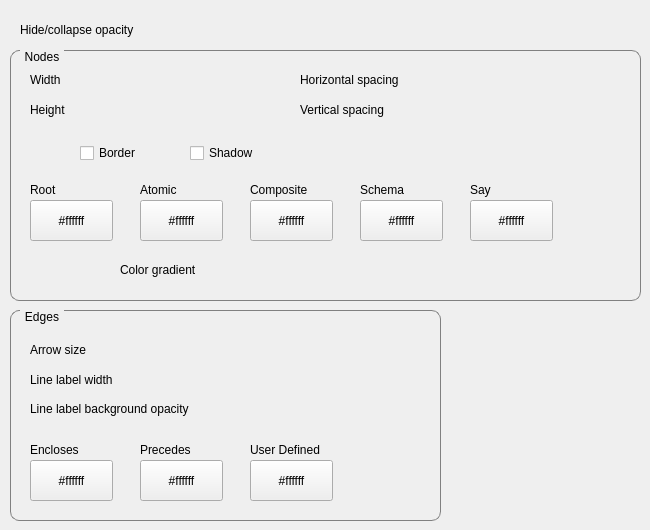
   <widget class="QWidget" name="traces_tab">
    <attribute name="title">
     <string>Traces</string>
    </attribute>
    <widget class="QGroupBox" name="groupBox">
     <property name="geometry">
      <rect>
       <x>10</x>
       <y>50</y>
       <width>631</width>
       <height>251</height>
      </rect>
     </property>
     <property name="layoutDirection">
      <enum>Qt::LeftToRight</enum>
     </property>
     <property name="styleSheet">
      <string notr="true">QGroupBox {
    border: 1px solid gray;
    border-radius: 9px;
    margin-top: 0.5em;
}

QGroupBox::title {
    subcontrol-origin: margin;
    left: 10px;
    padding: 0 3px 0 3px;
}</string>
     </property>
     <property name="title">
      <string>Nodes</string>
     </property>
     <widget class="QLabel" name="label_5">
      <property name="geometry">
       <rect>
        <x>20</x>
        <y>130</y>
        <width>61</width>
        <height>20</height>
       </rect>
      </property>
      <property name="text">
       <string>Root</string>
      </property>
     </widget>
     <widget class="QLabel" name="label_6">
      <property name="geometry">
       <rect>
        <x>130</x>
        <y>130</y>
        <width>63</width>
        <height>20</height>
       </rect>
      </property>
      <property name="text">
       <string>Atomic</string>
      </property>
     </widget>
     <widget class="QLabel" name="label_7">
      <property name="geometry">
       <rect>
        <x>240</x>
        <y>130</y>
        <width>81</width>
        <height>20</height>
       </rect>
      </property>
      <property name="text">
       <string>Composite</string>
      </property>
     </widget>
     <widget class="QLabel" name="label_8">
      <property name="geometry">
       <rect>
        <x>350</x>
        <y>130</y>
        <width>63</width>
        <height>20</height>
       </rect>
      </property>
      <property name="text">
       <string>Schema</string>
      </property>
     </widget>
     <widget class="QLabel" name="label_9">
      <property name="geometry">
       <rect>
        <x>460</x>
        <y>130</y>
        <width>63</width>
        <height>20</height>
       </rect>
      </property>
      <property name="text">
       <string>Say</string>
      </property>
     </widget>
     <widget class="QCheckBox" name="trace_node_use_border_cb">
      <property name="geometry">
       <rect>
        <x>70</x>
        <y>90</y>
        <width>94</width>
        <height>26</height>
       </rect>
      </property>
      <property name="text">
       <string>Border</string>
      </property>
     </widget>
     <widget class="QCheckBox" name="trace_node_use_shadow_cb">
      <property name="geometry">
       <rect>
        <x>180</x>
        <y>90</y>
        <width>94</width>
        <height>26</height>
       </rect>
      </property>
      <property name="text">
       <string>Shadow</string>
      </property>
     </widget>
     <widget class="QPushButton" name="trace_node_root_color_pb">
      <property name="geometry">
       <rect>
        <x>20</x>
        <y>150</y>
        <width>83</width>
        <height>41</height>
       </rect>
      </property>
      <property name="text">
       <string>#ffffff</string>
      </property>
     </widget>
     <widget class="QPushButton" name="trace_node_atomic_color_pb">
      <property name="geometry">
       <rect>
        <x>130</x>
        <y>150</y>
        <width>83</width>
        <height>41</height>
       </rect>
      </property>
      <property name="text">
       <string>#ffffff</string>
      </property>
     </widget>
     <widget class="QPushButton" name="trace_node_composite_color_pb">
      <property name="geometry">
       <rect>
        <x>240</x>
        <y>150</y>
        <width>83</width>
        <height>41</height>
       </rect>
      </property>
      <property name="text">
       <string>#ffffff</string>
      </property>
     </widget>
     <widget class="QPushButton" name="trace_node_schema_color_pb">
      <property name="geometry">
       <rect>
        <x>350</x>
        <y>150</y>
        <width>83</width>
        <height>41</height>
       </rect>
      </property>
      <property name="text">
       <string>#ffffff</string>
      </property>
     </widget>
     <widget class="QPushButton" name="trace_node_say_color_pb">
      <property name="geometry">
       <rect>
        <x>460</x>
        <y>150</y>
        <width>83</width>
        <height>41</height>
       </rect>
      </property>
      <property name="text">
       <string>#ffffff</string>
      </property>
     </widget>
     <widget class="SettingsSliderPercent" name="trace_node_color_gradient_slider" native="true">
      <property name="geometry">
       <rect>
        <x>210</x>
        <y>200</y>
        <width>200</width>
        <height>41</height>
       </rect>
      </property>
     </widget>
     <widget class="QLabel" name="label_14">
      <property name="geometry">
       <rect>
        <x>110</x>
        <y>210</y>
        <width>111</width>
        <height>20</height>
       </rect>
      </property>
      <property name="text">
       <string>Color gradient</string>
      </property>
     </widget>
     <widget class="SettingsSlider" name="trace_node_height_slider" native="true">
      <property name="geometry">
       <rect>
        <x>70</x>
        <y>40</y>
        <width>200</width>
        <height>41</height>
       </rect>
      </property>
     </widget>
     <widget class="SettingsSlider" name="trace_node_width_slider" native="true">
      <property name="geometry">
       <rect>
        <x>70</x>
        <y>10</y>
        <width>200</width>
        <height>41</height>
       </rect>
      </property>
     </widget>
     <widget class="QLabel" name="label_4">
      <property name="geometry">
       <rect>
        <x>20</x>
        <y>50</y>
        <width>51</width>
        <height>20</height>
       </rect>
      </property>
      <property name="text">
       <string>Height</string>
      </property>
     </widget>
     <widget class="QLabel" name="label_3">
      <property name="geometry">
       <rect>
        <x>20</x>
        <y>20</y>
        <width>51</width>
        <height>20</height>
       </rect>
      </property>
      <property name="text">
       <string>Width</string>
      </property>
     </widget>
     <widget class="QLabel" name="label_11">
      <property name="geometry">
       <rect>
        <x>290</x>
        <y>50</y>
        <width>111</width>
        <height>20</height>
       </rect>
      </property>
      <property name="text">
       <string>Vertical spacing</string>
      </property>
     </widget>
     <widget class="QLabel" name="label_12">
      <property name="geometry">
       <rect>
        <x>290</x>
        <y>20</y>
        <width>131</width>
        <height>20</height>
       </rect>
      </property>
      <property name="text">
       <string>Horizontal spacing</string>
      </property>
     </widget>
     <widget class="SettingsSlider" name="trace_node_v_spacing_slider" native="true">
      <property name="geometry">
       <rect>
        <x>420</x>
        <y>40</y>
        <width>200</width>
        <height>41</height>
       </rect>
      </property>
     </widget>
     <widget class="SettingsSlider" name="trace_node_h_spacing_slider" native="true">
      <property name="geometry">
       <rect>
        <x>420</x>
        <y>10</y>
        <width>200</width>
        <height>41</height>
       </rect>
      </property>
     </widget>
    </widget>
    <widget class="QGroupBox" name="groupBox_2">
     <property name="geometry">
      <rect>
       <x>10</x>
       <y>310</y>
       <width>431</width>
       <height>211</height>
      </rect>
     </property>
     <property name="styleSheet">
      <string notr="true">QGroupBox {
    border: 1px solid gray;
    border-radius: 9px;
    margin-top: 0.5em;
}

QGroupBox::title {
    subcontrol-origin: margin;
    left: 10px;
    padding: 0 3px 0 3px;
}</string>
     </property>
     <property name="title">
      <string>Edges</string>
     </property>
     <widget class="QLabel" name="label_23">
      <property name="geometry">
       <rect>
        <x>20</x>
        <y>130</y>
        <width>91</width>
        <height>20</height>
       </rect>
      </property>
      <property name="text">
       <string>Encloses</string>
      </property>
     </widget>
     <widget class="QLabel" name="label_24">
      <property name="geometry">
       <rect>
        <x>130</x>
        <y>130</y>
        <width>91</width>
        <height>20</height>
       </rect>
      </property>
      <property name="text">
       <string>Precedes</string>
      </property>
     </widget>
     <widget class="QLabel" name="label_25">
      <property name="geometry">
       <rect>
        <x>240</x>
        <y>130</y>
        <width>101</width>
        <height>20</height>
       </rect>
      </property>
      <property name="text">
       <string>User Defined</string>
      </property>
     </widget>
     <widget class="QPushButton" name="trace_edge_in_color_pb">
      <property name="geometry">
       <rect>
        <x>20</x>
        <y>150</y>
        <width>83</width>
        <height>41</height>
       </rect>
      </property>
      <property name="text">
       <string>#ffffff</string>
      </property>
     </widget>
     <widget class="QPushButton" name="trace_edge_follows_color_pb">
      <property name="geometry">
       <rect>
        <x>130</x>
        <y>150</y>
        <width>83</width>
        <height>41</height>
       </rect>
      </property>
      <property name="text">
       <string>#ffffff</string>
      </property>
     </widget>
     <widget class="QPushButton" name="trace_edge_user_defined_color_pb">
      <property name="geometry">
       <rect>
        <x>240</x>
        <y>150</y>
        <width>83</width>
        <height>41</height>
       </rect>
      </property>
      <property name="text">
       <string>#ffffff</string>
      </property>
     </widget>
     <widget class="SettingsSlider" name="trace_edge_arrow_size_slider" native="true">
      <property name="geometry">
       <rect>
        <x>220</x>
        <y>20</y>
        <width>200</width>
        <height>41</height>
       </rect>
      </property>
     </widget>
     <widget class="QLabel" name="label_22">
      <property name="geometry">
       <rect>
        <x>20</x>
        <y>30</y>
        <width>91</width>
        <height>20</height>
       </rect>
      </property>
      <property name="text">
       <string>Arrow size</string>
      </property>
     </widget>
     <widget class="QLabel" name="label_65">
      <property name="geometry">
       <rect>
        <x>20</x>
        <y>60</y>
        <width>161</width>
        <height>20</height>
       </rect>
      </property>
      <property name="text">
       <string>Line label width</string>
      </property>
     </widget>
     <widget class="QLabel" name="label_66">
      <property name="geometry">
       <rect>
        <x>20</x>
        <y>90</y>
        <width>251</width>
        <height>18</height>
       </rect>
      </property>
      <property name="text">
       <string>Line label background opacity</string>
      </property>
     </widget>
     <widget class="SettingsSlider" name="trace_edge_annotation_width_slider" native="true">
      <property name="geometry">
       <rect>
        <x>220</x>
        <y>50</y>
        <width>200</width>
        <height>41</height>
       </rect>
      </property>
     </widget>
     <widget class="SettingsSliderPercent" name="trace_edge_annotation_background_opacity_slider" native="true">
      <property name="geometry">
       <rect>
        <x>220</x>
        <y>80</y>
        <width>201</width>
        <height>41</height>
       </rect>
      </property>
     </widget>
    </widget>
    <widget class="QLabel" name="label_2">
     <property name="geometry">
      <rect>
       <x>20</x>
       <y>20</y>
       <width>151</width>
       <height>20</height>
      </rect>
     </property>
     <property name="text">
      <string>Hide/collapse opacity</string>
     </property>
    </widget>
    <widget class="SettingsSliderPercent" name="trace_hide_collapse_opacity_slider" native="true">
     <property name="geometry">
      <rect>
       <x>180</x>
       <y>10</y>
       <width>200</width>
       <height>41</height>
      </rect>
     </property>
    </widget>
   </widget>
